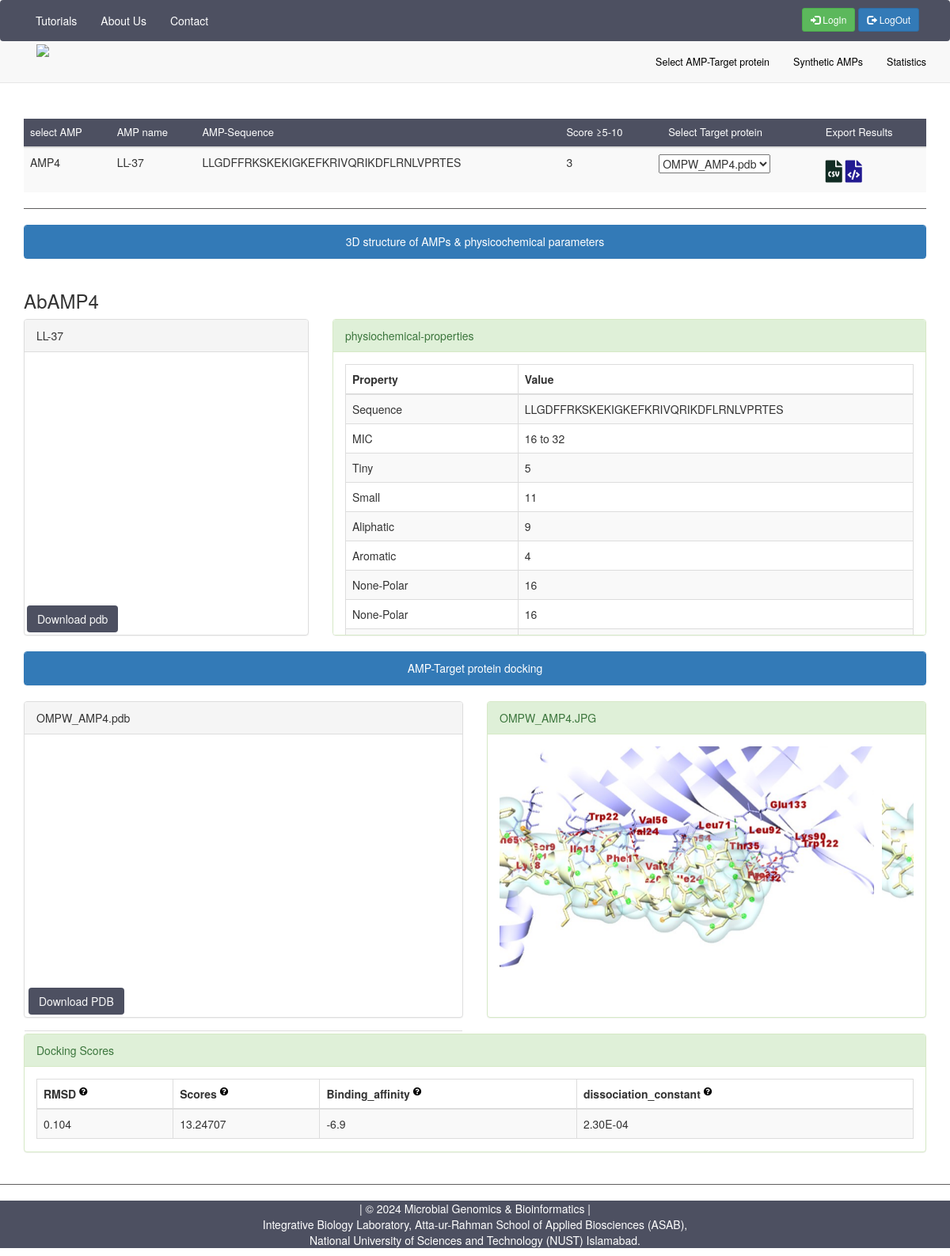
/4, run on the app's committed database.
### abampdb/models.py (models this page shows, shortened)
class Proteins(models.Model):
    target_protein = models.ForeignKey(
        Targetproteins, on_delete=models.SET_NULL, null=True, blank=True)
    dock = models.ManyToManyField('Docks', related_name='proteins')
    amp = models.CharField(("AMP"), max_length=1000)
    name = models.CharField(("Name"), max_length=1000)
    sequence = models.CharField(("Sequence"), max_length=1000)
    hemolytic_activity = models.CharField(("HemolyticActivity"), null=True, max_length=1000)
    mic_value = models.CharField(("MICValue"), null=True, max_length=1000)
    solubility = models.CharField(("Solubility"), max_length=1000)
    tiny = models.IntegerField(("Tiny"), null=True)
    small = models.IntegerField(("Small"), null=True)
    aliphatic = models.IntegerField(("Aliphatic"), null=True)
    aromatic = models.IntegerField(("Aromatic"), null=True)
    non_polar = models.IntegerField(("NonPolar"), null=True)
    polar = models.IntegerField(("Polar"), null=True)
    charged_aa = models.IntegerField(("ChargedAA"), null=True)
    basic = models.IntegerField(("Basic"), null=True)
    acidic = models.FloatField(("Acidic"), null=True)
    mol_weight_tiny = models.FloatField(("MolWeightTiny"), null=True)
    mol_weight_small = models.FloatField(("MolWeightSmall"), null=True)
    mol_weight_apliphatic = models.FloatField(
        ("MolWeightAliphatic"), null=True)
    mol_weight_aromatic = models.FloatField(("MolWeightAromatic"), null=True)
    mol_weight_non_polar = models.FloatField(("MolWeightNonPolar"), null=True)
    mol_weight_polar = models.FloatField(("MolWeightPolar"), null=True)
    mol_weight_charged = models.FloatField(("MolWeightCharged"), null=True)
    mol_weight_basic = models.FloatField(("MolWeightBasic"), null=True)
    mol_weight_acidic = models.FloatField(("MolWeightAcidic"), null=True)
    molecular_weight = models.FloatField(("MolecularWeight"), null=True)
    length = models.IntegerField(("Length"), null=True)
    charge = models.FloatField(("Charge"), null=True)
    p_i = models.FloatField(("pI"), null=True)
    a_index = models.FloatField(("AIndex"), null=True)
    instaIndex = models.FloatField(("InstaIndex"), null=True)
    BomanIndex = models.FloatField(("BomanIndex"), null=True)
    hydrophobicity = models.FloatField(("Hydrophobicity"), null=True)
    hmoment_angle = models.FloatField(("HydrophobicMoment"), null=True)
    extracellular = models.BooleanField(("Extracellular"), null=True)
    cytoplasmic = models.BooleanField(("Cytoplasmic"), null=True)
    toxicity = models.CharField(("Toxicity"), max_length=1000, null=True)
    rmsf = models.FloatField(("RMSF"), null=True)
    score = models.IntegerField(("Score"), null=True)
    pdb_name = models.CharField(("PDBName"), max_length=1000)

class Docks(models.Model):
    targets = models.ManyToManyField('Targetproteins')
    dock_1 = models.CharField(("Dock"), max_length=1000)
    image = models.CharField(("Image"), max_length=1000)
    global_energy = models.CharField(("Global_Energy"), max_length=1000)
    attr_vdw = models.CharField(("Attractive_VdW"), max_length=1000)
    repl_vdw = models.CharField(("Repulsive_VdW"), max_length=1000)
    binding_energy = models.CharField(("ACE"), max_length=1000)
    hydrogen_bonding = models.CharField(("HB"), max_length=1000)

### abampdb/views.py (the view)
# urls.py: path("<int:proteins_id>", views.protein, name='protein'),
def protein(request, proteins_id):
    protein = Proteins.objects.get(pk=proteins_id)
    target_protien = protein.target_protein.id
    protein_name = protein.amp[2:]
    dock = Docks.objects.filter(Q(targets=target_protien) &  Q(dock_1__icontains=f"_{protein_name}.pdb"))
    return render(request, "abampdb/protein.html", {
        "protein": protein,
        "dock": dock,
    })

### abampdb/templates/abampdb/protein.html (shortened to what this page needs)
{% extends 'base.html' %} {% block content %} {% load static %}
<head>
    <link rel="stylesheet" href="https://cdnjs.cloudflare.com/ajax/libs/OwlCarousel2/2.3.4/assets/owl.carousel.min.css"
    />
    <link rel="stylesheet" href="https://cdnjs.cloudflare.com/ajax/libs/OwlCarousel2/2.3.4/assets/owl.theme.default.min.css"
 />
    <link rel="stylesheet" href="https://cdnjs.cloudflare.com/ajax/libs/OwlCarousel2/2.3.4/assets/owl.carousel.min.css"
    />
    <link rel="stylesheet" href="https://cdnjs.cloudflare.com/ajax/libs/OwlCarousel2/2.3.4/assets/owl.theme.default.min.css"
 />
    <link rel="stylesheet" href="https://cdnjs.cloudflare.com/ajax/libs/font-awesome/4.7.0/css/font-awesome.min.css">
    <link rel="stylesheet" href="https://cdnjs.cloudflare.com/ajax/libs/font-awesome/5.15.3/css/all.min.css">
</head>
<table class="table table-striped w-auto">
    <thead style="background-color: #4D5061; color: white;" font-weight="normal" font-size="small">
        <tr>
            <th scope="col" style="font-size: small; font-weight: normal;">select AMP</th>
            <th scope="col" style="font-size: small; font-weight: normal;">AMP name</th>
            <th scope="col" style="font-size: small; font-weight: normal;">AMP-Sequence</th>
            <th scope="col" style="font-size: small; font-weight: normal;">Score ≥5-10</th>
            <th scope="col" style="font-size: small; font-weight: normal; padding-left: 20px;"> Select Target protein</th>
            <th scope="col" style="font-size: small; font-weight: normal;">Export Results</th>
        </tr>
    </thead>
    <tbody>
        <tr class="table-info">
            <td>AMP{{ protein.id }}</td>
            <td>{{ protein.name }}</td>
            <td>{{ protein.sequence }}</td>
            <td>{{ protein.score }}</td>
            <td>
                <select class="mySelect" name="dropdown" onchange="updateHiddenInput(this, {{ protein.id }})" required>
                                {% for dock in dock %}
                                <option value="{{ dock.id }}">{{ dock.dock_1 }}</option>
                                {% endfor %}
                            </select>
            </td>
            <td><button onclick="exportTableToCSV('table-data.csv')" style="background-color: #f9f9f9; font-size:28px; margin: 0; padding: 0;"><i class="fas fa-file-csv" style="color: rgb(17, 44, 35); margin-top: -10px;"></i></button>
                <button onclick="exportTableToXML('table-data.xml')" style="background-color: #f9f9f9; font-size: 28px; margin: 0; padding: 0;">
                    <i class="fas fa-file-code" style="color: rgb(34, 26, 145); margin-top: -10px;"></i>
                  </button>
            </td>
    </tbody>
</table>
<hr />
<body>
    <div class="row">
        <div class="col-md-12 col-sm-12 col-xs-20">
            <div class="panel panel-primary">
                <div class="panel-heading" align="center">
                    3D structure of AMPs & physicochemical parameters
                </div>
            </div>
        </div>
    </div>
    <h3>{{ protein.amp }}</h3>
    <div class="row">
        <div class="col-md-4 col-sm-4 col-xs-12">
            <div class="panel panel-default" style="height: 400px;">
                <div class="panel-heading">
                    {{ protein.name }}
                </div>
                <div>
                    <div id="container-01" class="mol-container"></div>
                    <div>
                        <a style="background-color: #4D5061; color: #f9f9f9; margin: 20px; margin-left: 3px;" role="button" href='/static/pdb/{{ protein.pdb_name }}' download='/static/pdb/{{ protein.pdb_name }}' class="btn btn-light text-dark ml-0">
                            Download pdb
                        </a></div>
                </div>
            </div>
        </div>
        <div class="col-md-8 col-sm-8 col-xs-12">
            <div class="panel panel-success" style="height: 400px;overflow: scroll;">
                <div class="panel-heading">
                    physiochemical-properties
                </div>
                <div class="panel-body">
                    <div class="table-responsive">
                        <table class="table table-striped table-bordered table-hover">
                            <thead>
                                <tr>
                                    <th>Property</th>
                                    <th>Value</th>
                                </tr>
                            </thead>
                            <tbody>
                                <tr>
                                    <td>Sequence</td>
                                    <td>{{ protein.sequence }}</td>
                                </tr>
                                <tr>
                                    <td>MIC</td>
                                    <td>{{ protein.mic_value }}</td>
                                </tr>
                                <tr>
                                    <td>Tiny</td>
                                    <td>{{ protein.tiny }}</td>
                                </tr>
                                <tr>
                                    <td>Small</td>
                                    <td>{{ protein.small }}</td>
                                </tr>
                                <tr>
                                    <td>Aliphatic</td>
                                    <td>{{ protein.aliphatic }}</td>
                                </tr>
                                <tr>
                                    <td>Aromatic</td>
                                    <td>{{ protein.aromatic }}</td>
                                </tr>
                                <tr>
                                    <td>None-Polar</td>
                                    <td>{{ protein.non_polar }}</td>
                                </tr>
                                <tr>
                                    <td>None-Polar</td>
                                    <td>{{ protein.non_polar }}</td>
                                </tr>
                                <tr>
                                    <td>Polar</td>
                                    <td>{{ protein.polar }}</td>
                                </tr>
                            </tbody>
                        </table>
                    </div>
                </div>
            </div>
        </div>
    </div>
    {% for dock in dock %}
    <div class="row">
        <div class="col-md-12 col-sm-12 col-xs-20">
            <div class="panel panel-primary">
                <div class="panel-heading" align="center">
                    AMP-Target protein docking
                </div>
            </div>
        </div>
    </div>
    <div class="row">
        <div class="col-md-6 col-sm-4 col-xs-13">
            <div class="panel panel-default" style="height: 400px;">
                <div class="panel-heading">
                    {{ dock.dock_1 }}
                </div>
                <div id="docking">
                    <div class="nav nav-tabs content-center">
                        <div id="container-02" class="mol-container"></div>
                        <div class="container-fluid physico-chemical-property-container m-t-50" align="left" style="position: relative;">
                            <div>
                                <a style="background-color: #4D5061; color: #f9f9f9; margin: 20px; margin-left: -10px;" role="button" href='/static/dock/{{ dock.dock_1 }}' download='/static/dock/{{ dock.dock_1 }}' class="btn btn-light text-dark ml-0">
				Download PDB
			 </a>
                            </div>
                        </div>
                    </div>
                </div>
            </div>
        </div>
        <div class="col-md-6 col-sm-5 col-xs-10">
            <div class="panel panel-success" style="height: 400px;">
                <div class="panel-heading">
                    {{dock.image}}
                </div>
                <div class="panel-body">
                    <div class="table-responsive">
                        <div id="owl-demo" class="owl-carousel owl-theme">
                            <div class="item">
                                <img src="{% static 'img/Image/'|add:dock.image %}" alt="Dock Image" style="margin-left: -50px;">
                            </div>
                        </div>
                    </div>
                </div>
            </div>
        </div>
    </div>
    <section>
        <div class="col-md-13 col-sm-13 col-xs-18">
            <div class="panel panel-success" style="height: 150px;">
                <div class="panel-heading">
                    Docking Scores
                </div>
                <div class="panel-body">
                    <div class="table-responsive">
                        <table class="table table-striped table-bordered table-hover">
                            <thead>
                                <tr>
                                    <th>RMSD
                                        <sup><i style="color: rgb(0, 0, 0);" class="fas fa-question-circle" data-toggle="tooltip" data-placement="bottom" title="Root Mean Square Deviation with a 4˚A criteria was used to clusterize Cα protein backbone atoms"></i>
                                            </sup>
                                    </th>
                                    <th>Scores
                                        <sup><i style="color: rgb(0, 0, 0);" class="fas fa-question-circle" data-toggle="tooltip" data-placement="bottom" title="DFIRE energy scores for the top five docking structure clusters. Higher scores signify more optimal solutions"></i>
                                            </sup>
                                    </th>
                                    <th>Binding_affinity
                                        <sup><i style="color: rgb(0, 0, 0);" class="fas fa-question-circle" data-toggle="tooltip" data-placement="bottom" title="OR binding free energy, should ideally be negative for favorable complex formation"></i>
                                            </sup>
                                    </th>
                                    <th>dissociation_constant
                                        <sup><i style="color: rgb(0, 0, 0);" class="fas fa-question-circle" data-toggle="tooltip" data-placement="bottom" title="dissociation constant (25 °C by default)"></i>
                                            </sup>
                                    </th>
                                </tr>
                            </thead>
                            <tbody>
                                <tr>
                                    <td>{{dock.global_energy}}</td>
                                    <td>{{dock.attr_vdw}}</td>
                                    <td>{{dock.repl_vdw}}</td>
                                    <td>{{dock.binding_energy}}</td>
                                </tr>
                            </tbody>
                        </table>
                    </div>
                </div>
            </div>
        </div>
        </div>
    {% endfor %}
    <hr />
</body>
</html>
{% endblock %}

### abampdb/templates/abampdb/protein.html (style rules this page uses)
#owl-demo .item img { display: block; width: 100%; height: 310px; object-fit: cover; object-position: center; }
hr { border: 1px solid #4D5061; margin: 10px 0; }
#container-01 { width: 90%; height: 300px; position: relative; left: 10px; top: 10px; bottom: 50px; }
a:link { text-decoration: none; }
body { padding-top: 150px; }
button { background-color: #4B6887; color: white; border: none; padding: 10px 20px; text-align: center; text-decoration: none; display: inline-block; font-size: 16px; margin: 4px 2px; cursor: pointer; }
hr { border: none; border-top: 1px solid #5f5e5e; margin: 20px 0; }
#container-02 { width: 90%; height: 300px; position: relative; left: 10px; top: 20px; right: 500px; }

### data on the page
Proteins: id "4", name "LL-37", sequence "LLGDFFRKSKEKIGKEFKRIVQRIKDFLRNLVPRTES", score "3", amp "AbAMP4", mic_value "16 to 32", tiny "5", small "11", aliphatic "9", aromatic "4", non_polar "16"
Docks: dock_1 "OMPW_AMP4.pdb", image "OMPW_AMP4.JPG", image (picture), global_energy "0.104", attr_vdw "13.24707", repl_vdw "-6.9", binding_energy "2.30E-04"

### other printed values
form field dropdown "OMPW_AMP4.pdb"
